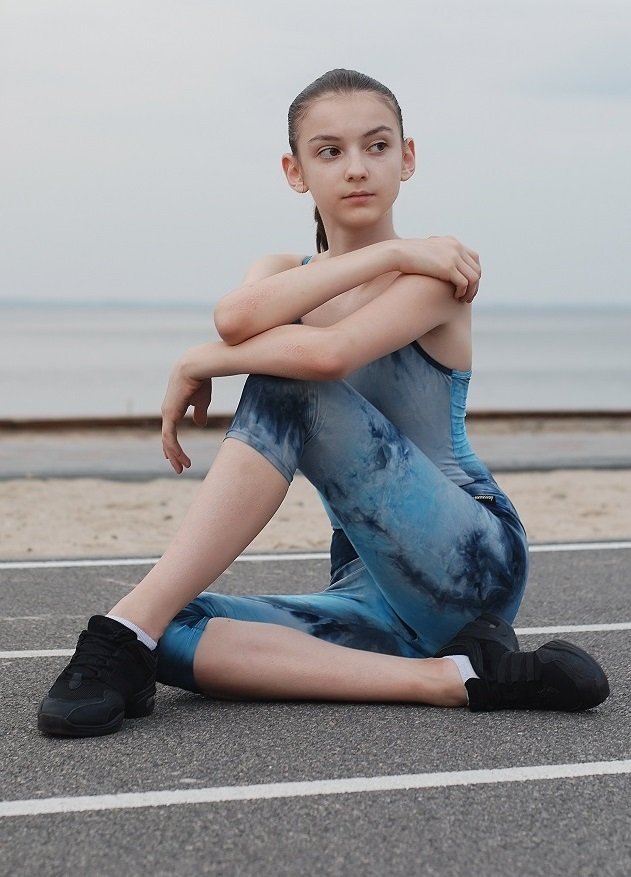
#> input picture OpenCV/image.jpg, 631 x 877 px
$ python '20-Image histogram and equalization.py'
#> lines starting #> are read from the running program, lines starting #| are printed output that depends on the picture
import cv2
import matplotlib.pyplot as plt

image = cv2.imread('image.jpg', 0)
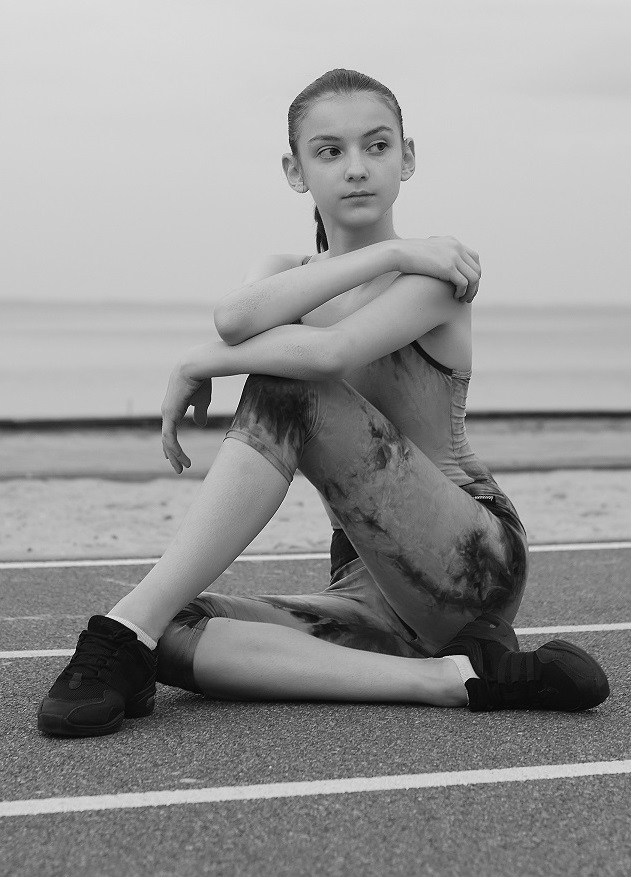
#> image: shape (877, 631); min 0, max 255, mean 149.1

# Perform histogram equalization
equalized_image = cv2.equalizeHist(image)
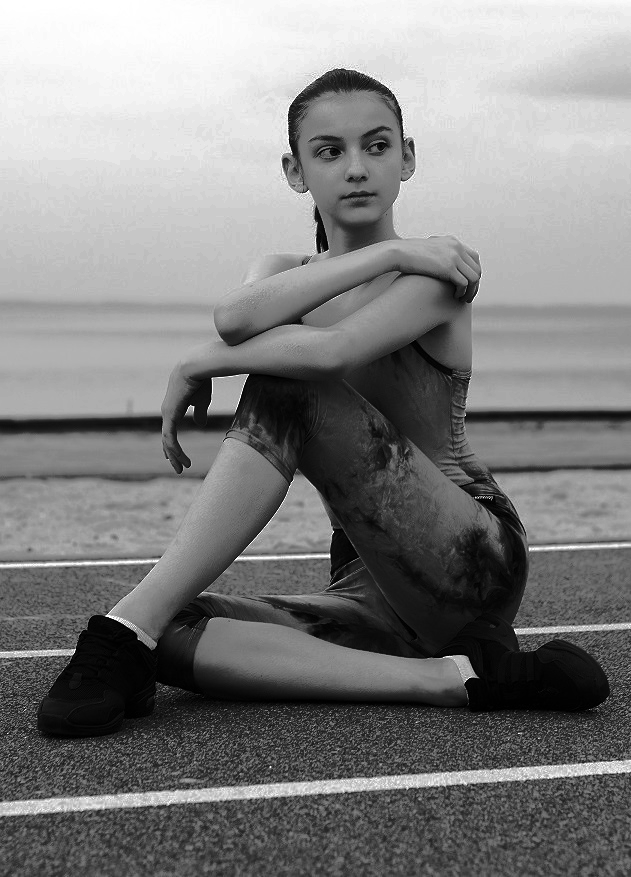
#> equalized_image: shape (877, 631); min 0, max 255, mean 128.6

# Display the original and equalized images
fig, axes = plt.subplots(1, 2, figsize=(10, 5))
axes[0].imshow(image, cmap='gray')
axes[0].set_title('Original Image')
axes[0].axis('off')
axes[1].imshow(equalized_image, cmap='gray')
axes[1].set_title('Equalized Image')
axes[1].axis('off')
plt.show()
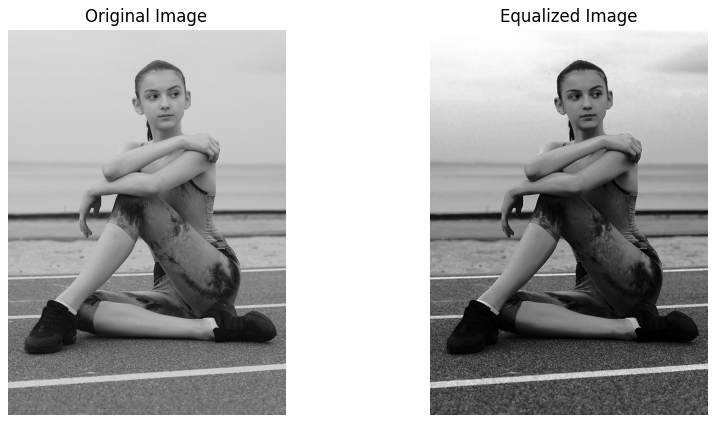
#> figure drawn by matplotlib, 2 panels

$ run again, with OpenCV/group.jpg copied over OpenCV/image.jpg
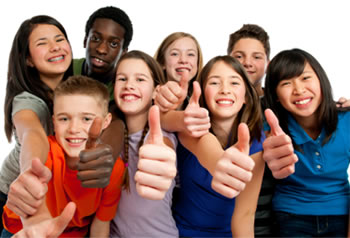
#> input picture OpenCV/group.jpg, 350 x 238 px
#> `equalized_image = cv2.equalizeHist(image)`:
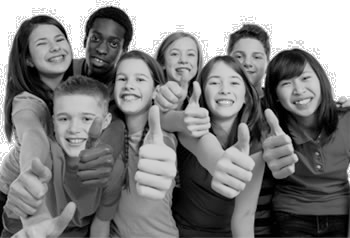
#> equalized_image: shape (238, 350); min 0, max 255, mean 129.7
#> `plt.show()`:
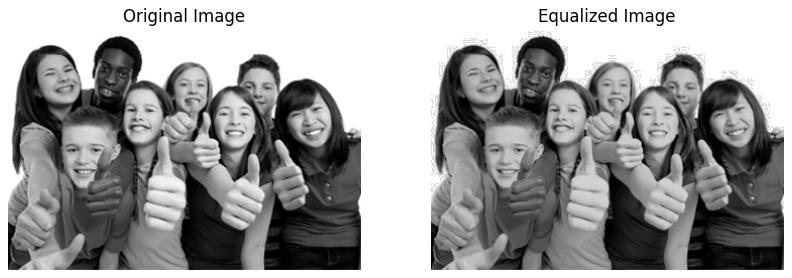
#> figure drawn by matplotlib, 2 panels

$ run again, with OpenCV/template.jpg copied over OpenCV/image.jpg
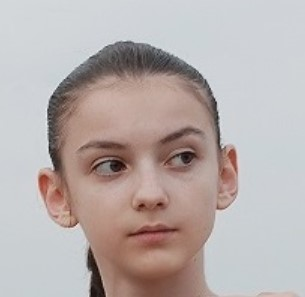
#> input picture OpenCV/template.jpg, 305 x 297 px
#> `equalized_image = cv2.equalizeHist(image)`:
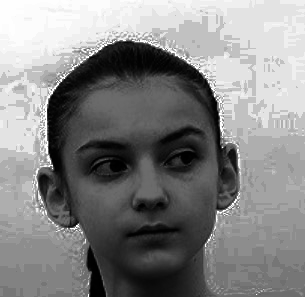
#> equalized_image: shape (297, 305); min 0, max 255, mean 132.5
#> `plt.show()`:
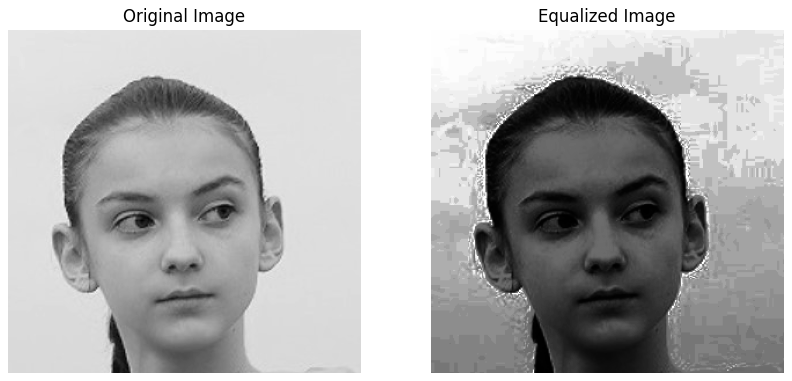
#> figure drawn by matplotlib, 2 panels
